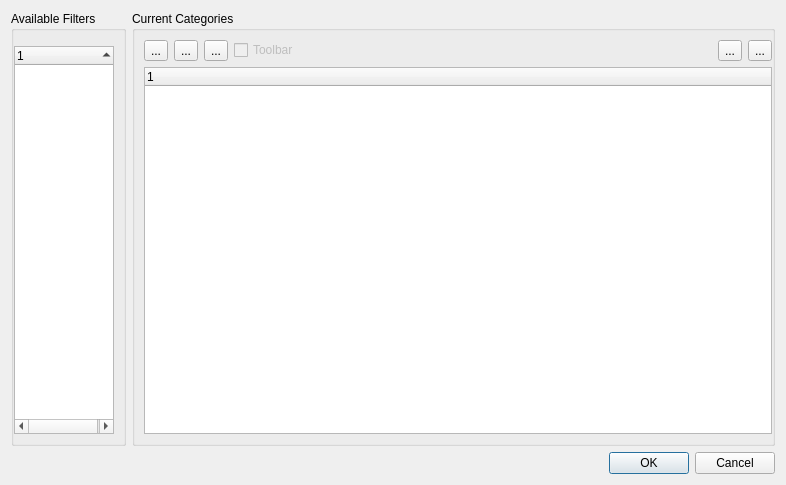
<?xml version="1.0" encoding="UTF-8"?>
<!-- SPDX-FileCopyrightText: Copyright (c) Kitware Inc. -->
<!-- SPDX-License-Identifier: BSD-3-Clause -->
<ui version="4.0">
 <class>pqConfigureCategoriesDialog</class>
 <widget class="QDialog" name="pqConfigureCategoriesDialog">
  <property name="geometry">
   <rect>
    <x>0</x>
    <y>0</y>
    <width>786</width>
    <height>485</height>
   </rect>
  </property>
  <property name="windowTitle">
   <string>Configure Categories</string>
  </property>
  <layout class="QGridLayout">
   <item row="0" column="0" rowspan="4">
    <widget class="QGroupBox" name="filtersGroup">
     <property name="sizePolicy">
      <sizepolicy hsizetype="Fixed" vsizetype="Expanding">
       <horstretch>0</horstretch>
       <verstretch>0</verstretch>
      </sizepolicy>
     </property>
     <property name="title">
      <string>Available Filters</string>
     </property>
     <layout class="QGridLayout">
      <property name="leftMargin">
       <number>0</number>
      </property>
      <item row="0" column="0">
       <widget class="pqSearchBox" name="searchBox" native="true">
        <property name="settingKey" stdset="0">
         <string notr="true">showAdvancedProperties</string>
        </property>
        <property name="advancedSearchEnabled" stdset="0">
         <bool>false</bool>
        </property>
       </widget>
      </item>
      <item row="1" column="0">
       <widget class="QTreeWidget" name="defaultCategoriesTree">
        <property name="contextMenuPolicy">
         <enum>Qt::NoContextMenu</enum>
        </property>
        <property name="acceptDrops">
         <bool>false</bool>
        </property>
        <property name="horizontalScrollBarPolicy">
         <enum>Qt::ScrollBarAsNeeded</enum>
        </property>
        <property name="sizeAdjustPolicy">
         <enum>QAbstractScrollArea::AdjustToContentsOnFirstShow</enum>
        </property>
        <property name="dragEnabled">
         <bool>true</bool>
        </property>
        <property name="dragDropMode">
         <enum>QAbstractItemView::DragOnly</enum>
        </property>
        <property name="defaultDropAction">
         <enum>Qt::CopyAction</enum>
        </property>
        <property name="alternatingRowColors">
         <bool>true</bool>
        </property>
        <property name="selectionMode">
         <enum>QAbstractItemView::SingleSelection</enum>
        </property>
        <property name="rootIsDecorated">
         <bool>false</bool>
        </property>
        <property name="sortingEnabled">
         <bool>true</bool>
        </property>
        <column>
         <property name="text">
          <string>1</string>
         </property>
        </column>
       </widget>
      </item>
     </layout>
    </widget>
   </item>
   <item row="5" column="0" colspan="2">
    <widget class="QDialogButtonBox" name="buttonBox">
     <property name="orientation">
      <enum>Qt::Horizontal</enum>
     </property>
     <property name="standardButtons">
      <set>QDialogButtonBox::Cancel|QDialogButtonBox::Ok</set>
     </property>
    </widget>
   </item>
   <item row="0" column="1" rowspan="4">
    <widget class="QGroupBox" name="customGroup">
     <property name="title">
      <string>Current Categories</string>
     </property>
     <layout class="QGridLayout">
      <property name="rightMargin">
       <number>0</number>
      </property>
      <item row="0" column="0">
       <widget class="QToolButton" name="addFilter">
        <property name="toolTip">
         <string>Add Filter to custom menu</string>
        </property>
        <property name="text">
         <string>...</string>
        </property>
        <property name="icon">
         <iconset>
          <normaloff>:/pqWidgets/Icons/pqNavForward.svg</normaloff>:/pqWidgets/Icons/pqNavForward.svg</iconset>
        </property>
       </widget>
      </item>
      <item row="0" column="1">
       <widget class="QToolButton" name="addCategory">
        <property name="toolTip">
         <string>Create a category</string>
        </property>
        <property name="text">
         <string>...</string>
        </property>
        <property name="icon">
         <iconset>
          <normaloff>:/QtWidgets/Icons/pqPlus.svg</normaloff>:/QtWidgets/Icons/pqPlus.svg</iconset>
        </property>
       </widget>
      </item>
      <item row="0" column="2">
       <widget class="QToolButton" name="addSubCategory">
        <property name="toolTip">
         <string>Insert a subcategory</string>
        </property>
        <property name="text">
         <string>...</string>
        </property>
        <property name="icon">
         <iconset>
          <normaloff>:/pqWidgets/Icons/pqSubElement.svg</normaloff>:/pqWidgets/Icons/pqSubElement.svg</iconset>
        </property>
       </widget>
      </item>
      <item row="0" column="3">
       <widget class="QCheckBox" name="useAsToolbar">
        <property name="enabled">
         <bool>false</bool>
        </property>
        <property name="text">
         <string>Toolbar</string>
        </property>
        <property name="toolTip">
          <string>Add a toolbar for this category</string>
        </property>
        <property name="checked">
         <bool>false</bool>
        </property>
       </widget>
      </item>
      <item row="0" column="4">
       <spacer name="horizontalSpacer">
        <property name="orientation">
         <enum>Qt::Horizontal</enum>
        </property>
        <property name="sizeHint" stdset="0">
         <size>
          <width>40</width>
          <height>20</height>
         </size>
        </property>
       </spacer>
      </item>
      <item row="0" column="5">
       <widget class="QToolButton" name="remove">
        <property name="toolTip">
         <string>Delete selected entry</string>
        </property>
        <property name="text">
         <string>...</string>
        </property>
        <property name="icon">
         <iconset>
          <normaloff>:/QtWidgets/Icons/pqMinus.svg</normaloff>:/QtWidgets/Icons/pqMinus.svg</iconset>
        </property>
       </widget>
      </item>
      <item row="0" column="6">
       <widget class="QToolButton" name="resetAll">
        <property name="toolTip">
         <string>Reset categories</string>
        </property>
        <property name="text">
         <string>...</string>
        </property>
        <property name="icon">
         <iconset resource="../../../Widgets/Resources/pqComponents.qrc">
          <normaloff>:/pqWidgets/Icons/pqReset.svg</normaloff>:/pqWidgets/Icons/pqReset.svg</iconset>
        </property>
       </widget>
      </item>
      <item row="1" column="0" rowspan="3" colspan="7">
       <widget class="pqFavoritesTreeWidget" name="customCategoriesTree">
        <property name="contextMenuPolicy">
         <enum>Qt::NoContextMenu</enum>
        </property>
        <property name="horizontalScrollBarPolicy">
         <enum>Qt::ScrollBarAsNeeded</enum>
        </property>
        <property name="sizeAdjustPolicy">
         <enum>QAbstractScrollArea::AdjustToContentsOnFirstShow</enum>
        </property>
        <property name="dragEnabled">
         <bool>true</bool>
        </property>
        <property name="dragDropMode">
         <enum>QAbstractItemView::DragDrop</enum>
        </property>
        <property name="defaultDropAction">
         <enum>Qt::MoveAction</enum>
        </property>
        <property name="alternatingRowColors">
         <bool>true</bool>
        </property>
        <property name="selectionMode">
         <enum>QAbstractItemView::SingleSelection</enum>
        </property>
        <property name="rootIsDecorated">
         <bool>true</bool>
        </property>
        <attribute name="headerStretchLastSection">
         <bool>true</bool>
        </attribute>
        <column>
         <property name="text">
          <string>1</string>
         </property>
        </column>
       </widget>
      </item>
     </layout>
    </widget>
   </item>
  </layout>
 </widget>
 <customwidgets>
  <customwidget>
   <class>pqSearchBox</class>
   <extends>QWidget</extends>
   <header>pqSearchBox.h</header>
   <container>1</container>
  </customwidget>
  <customwidget>
   <class>pqFavoritesTreeWidget</class>
   <extends>QTreeWidget</extends>
   <header>pqFavoritesTreeWidget.h</header>
  </customwidget>
 </customwidgets>
 <tabstops>
  <tabstop>buttonBox</tabstop>
 </tabstops>
 <resources>
  <include location="../pqComponents.qrc"/>
 </resources>
 <connections>
  <connection>
   <sender>buttonBox</sender>
   <signal>accepted()</signal>
   <receiver>pqConfigureCategoriesDialog</receiver>
   <slot>accept()</slot>
   <hints>
    <hint type="sourcelabel">
     <x>248</x>
     <y>254</y>
    </hint>
    <hint type="destinationlabel">
     <x>157</x>
     <y>274</y>
    </hint>
   </hints>
  </connection>
  <connection>
   <sender>buttonBox</sender>
   <signal>rejected()</signal>
   <receiver>pqConfigureCategoriesDialog</receiver>
   <slot>reject()</slot>
   <hints>
    <hint type="sourcelabel">
     <x>316</x>
     <y>260</y>
    </hint>
    <hint type="destinationlabel">
     <x>286</x>
     <y>274</y>
    </hint>
   </hints>
  </connection>
 </connections>
</ui>
